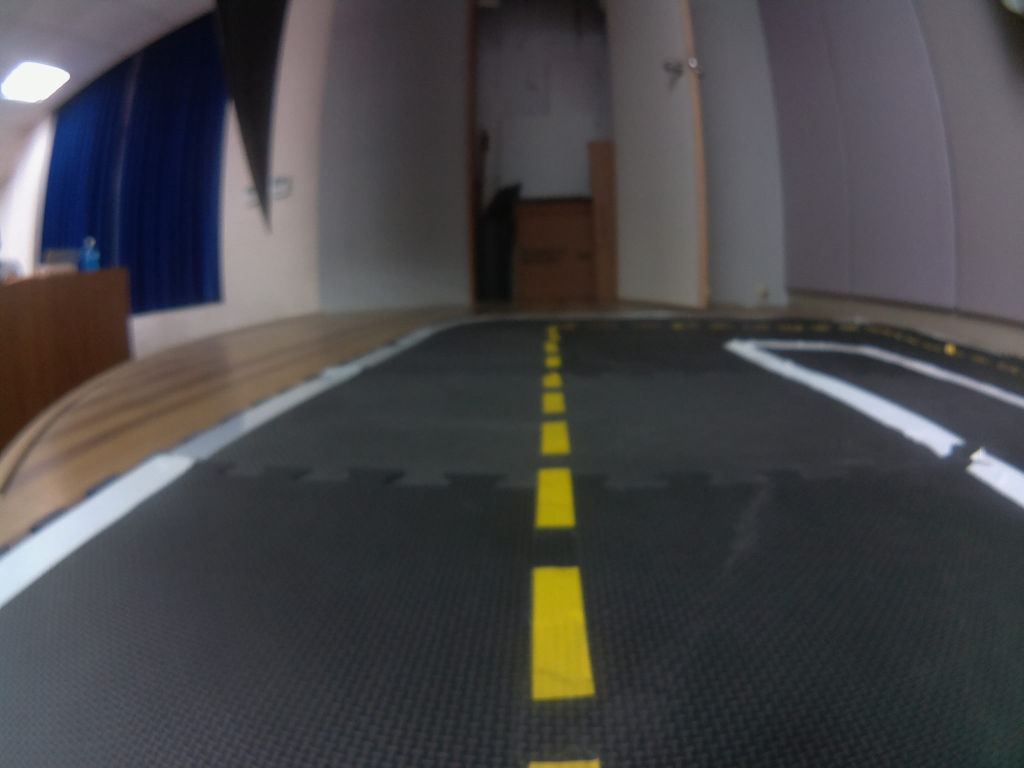
#> input picture tutorials/python/csp2016/hw1/0310794/0310794.jpg, 2048 x 1536 px (shown at 1/2 size)
$ jupyter execute assignment1_0310794.ipynb   (Python 2 division)
#> lines starting #> are read from the running program, lines starting #| are printed output that depends on the picture; after the words box and inside, x2 and y2 are one past the last pixel; in counts of white or black regions, pixels touching at a corner belong together; long printed decimals are rounded
# Create Software Project - Take Home Midterm Exam/Assignment

* Objective: this jupyter notebook is intended to evaluate how the students understand the Duckietown repo

Prof. Nick Wang, 2016/11/7

## Instructions:
1. $ cp assignment1.ipynb assignment1-XXXXXXX.ipynb (XXXXXXX is your name) You also need to add your name, setup, and state the contributions in the setup and contributions section.
2. You can already see the desired outputs of each cell, and you need to find the relevant code in the Duckietown repo and reproduce the results.
3. Each student needs to submit one to your mentor, via email. Please do not commit your ipynb to repo. Please do not modify assignment1.ipynb.

## Steup and Conributions:

This work is done by: YOUR NAME.

You need to state your contribution here. What's your working environment (e.g., VirtualBox XXX version on Window XX). If you get some help from your TA or classmates, you need to describe here.

# Line Detector

### 1.Load the image and resize

[cell 1]
import cv2
import numpy as np
from matplotlib import pyplot as plt

#Use your own image
img = cv2.imread("0310794.jpg")
#> img is the input picture: shape (1536, 2048, 3); mean B, G, R 72.2, 69.9, 71.2

image_cv = cv2.resize(img, (160, 120),interpolation=cv2.INTER_NEAREST)

dst1 = cv2.cvtColor(img,cv2.COLOR_BGR2RGB)
plt.subplot(121),plt.imshow(dst1,cmap = 'brg')
plt.title('Original Image'), plt.xticks([]), plt.yticks([])

dst2 = cv2.cvtColor(image_cv,cv2.COLOR_BGR2RGB)
plt.subplot(122),plt.imshow(dst2,cmap = 'brg')
plt.title('Resized Image'), plt.xticks([]), plt.yticks([])

plt.show()

### 2.Find the edge (15%)

[cell 2]
'''
#You should find the config file 'universal.yaml'
#You code this
gray = ???
edges = ???
'''
edges = cv2.Canny(dst2,100,200,apertureSize = 3)
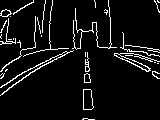
#> edges: shape (120, 160); 6.8% white in thin lines or dots
plt.imshow(edges,cmap = 'gray')
plt.title('Edge Image'), plt.xticks([]), plt.yticks([])
plt.show()

### 3-1.Setup HSV space threshold (15%)

[cell 3]
'''
#You should find the config file 'universal.yaml'
hsv_white1 = ???
hsv_white2 = ???
hsv_yellow1 = ???
hsv_yellow2 = ???
hsv_red1 = ???
hsv_red2 = ???
hsv_red3 = ???
hsv_red4 = ???
'''

dilation_kernel_size= 3
canny_thresholds= [60,150]
hough_threshold= 20
hough_min_line_length= 3
hough_max_line_gap=    1

hsv_white1=  np.array([0,0,150])
hsv_white2=  np.array([180,100,255])
hsv_yellow1= np.array([25,50,50])
hsv_yellow2= np.array([45,255,255])
hsv_red1=    np.array([0,100,100])
hsv_red2=    np.array([15,255,255])
hsv_red3=    np.array([165,100,100])
hsv_red4=    np.array([180,255,255])

### 3-2.Threshold colors in HSV space (15%)

[cell 4]
'''
#change color space to HSV
hsv = ???

find the color
white = ???
kernel = ???
white = ???

yellow = ???
kernel = ???
yellow = ???

red1 = ???
red2 = ???
red = ???
kernel = ???
red = ???
'''

hsv =  cv2.cvtColor(image_cv, cv2.COLOR_BGR2HSV)
#> hsv: shape (120, 160, 3); mean H, S, V 97.1, 46.2, 78.5

white = cv2.inRange(hsv, hsv_white1, hsv_white2)
#> white: shape (120, 160); 5.7% white; 15 white regions (7 under 20 px), largest, box (x1, y1, x2, y2) and area: (21, 20, 49, 54) 299, (0, 8, 12, 44) 281, (0, 60, 50, 96) 234

yellow = cv2.inRange(hsv, hsv_yellow1, hsv_yellow2)
#> yellow: shape (120, 160); 1.9% white; 8 white regions (5 under 20 px), largest, box (x1, y1, x2, y2) and area: (83, 89, 94, 111) 210, (85, 51, 90, 72) 72, (84, 73, 91, 84) 66

red1 = cv2.inRange(hsv, hsv_red1, hsv_red2)
#> red1: shape (120, 160); 0.35% white in thin lines or dots, all inside (x1, y1, x2, y2) = (3, 43, 111, 75)
red2 = cv2.inRange(hsv, hsv_red3, hsv_red4)
#> red2: shape (120, 160); every value is 0
red = cv2.bitwise_or(red1, red2)

# Uncomment '#' to plot with color
x = cv2.cvtColor(yellow, cv2.COLOR_GRAY2BGR)
x[:,:,2] *= 1
x[:,:,1] *= 1
x[:,:,0] *= 0
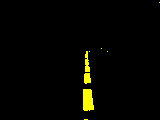
#> x: shape (120, 160, 3); mean B, G, R 0, 4.7, 4.7
x = cv2.cvtColor(x, cv2.COLOR_BGR2RGB)

y = cv2.cvtColor(red, cv2.COLOR_GRAY2BGR)
y[:,:,2] *= 1
y[:,:,1] *= 0
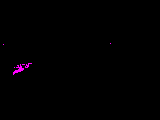
#> y: shape (120, 160, 3); mean B, G, R 0.9, 0, 0.9
y[:,:,0] *= 0
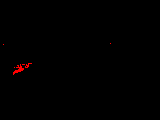
#> y: shape (120, 160, 3); 0.35% of pixels changed, all inside (x1, y1, x2, y2) = (3, 43, 111, 75)
y = cv2.cvtColor(y, cv2.COLOR_BGR2RGB)

plt.subplot(131),plt.imshow(white,cmap = 'gray')
plt.title('White'), plt.xticks([]), plt.yticks([])

plt.subplot(132),plt.imshow(x,cmap = 'gray')
#plt.subplot(132),plt.imshow(x,cmap = 'brg')
plt.title('Yellow'), plt.xticks([]), plt.yticks([])

plt.subplot(133),plt.imshow(y,cmap = 'gray')
#plt.subplot(133),plt.imshow(y,cmap = 'brg')
plt.title('Red'), plt.xticks([]), plt.yticks([])

plt.show()

### 4.Combine Edge and Colors (15%)

[cell 5]
'''
edge_color_white = ???
edge_color_yellow = ???
edge_color_red = ???
'''
edge_color_white = cv2.bitwise_and(white, edges)
#> edge_color_white: shape (120, 160); 1% white in thin lines or dots, all inside (x1, y1, x2, y2) = (0, 9, 160, 96)
edge_color_yellow = cv2.bitwise_and(yellow, edges)
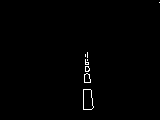
#> edge_color_yellow: shape (120, 160); 0.65% white in thin lines or dots, all inside (x1, y1, x2, y2) = (83, 2, 160, 110)
edge_color_red = cv2.bitwise_and(red, edges)
plt.imshow(edge_color_yellow,cmap = 'gray')
plt.title('Edge Color Y'), plt.xticks([]), plt.yticks([])
plt.subplot(131),plt.imshow(edge_color_white,cmap = 'gray')
plt.title('Edge Color W'), plt.xticks([]), plt.yticks([])
plt.subplot(132),plt.imshow(edge_color_yellow,cmap = 'gray')
plt.title('Edge Color Y'), plt.xticks([]), plt.yticks([])
plt.subplot(133),plt.imshow(edge_color_red,cmap = 'gray')
plt.title('Edge Color R'), plt.xticks([]), plt.yticks([])

plt.show()

### 5-1.Find the lines (15%)

[cell 6]
'''
#default threshold 20-> 10
lines_white = ???
lines_yellow = ???
lines_red = ???
'''
lines_yellow = cv2.HoughLinesP(edge_color_yellow, 1, np.pi/180, hough_threshold, np.empty(1), hough_min_line_length, hough_max_line_gap)
#> lines_yellow = [[89, 74, 90, 82], [85, 71, 85, 59], [92, 98, 92, 102], [84, 82, 84, 74], [91, 90, 91, 97], [83, 109, 83, 89]]
lines_white = cv2.HoughLinesP(edge_color_white, 1, np.pi/180, hough_threshold, np.empty(1), hough_min_line_length, hough_max_line_gap)
#> lines_white = [[29, 73, 32, 71], [7, 89, 19, 80], [0, 87, 16, 77], [127, 60, 133, 63], [152, 74, 159, 78]]
lines_red = cv2.HoughLinesP(edge_color_red, 1, np.pi/180, hough_threshold, np.empty(1), hough_min_line_length, hough_max_line_gap)
#> lines_red = None
color = "yellow"
lines = lines_yellow
#> lines has the same summary as lines_yellow
bw = yellow

if lines is not None:
    lines = np.array(lines[0])
#> lines = [[89, 74, 90, 82]]
    print "found lines"

else:
    lines = []
    print "no lines"

### Show the lines (yellow)

[cell 7]
image_with_lines = np.copy(dst2)
if len(lines)>0:
    for x1,y1,x2,y2 in lines:
        cv2.line(image_with_lines, (x1,y1), (x2,y2), (0,0,255), 2)
        cv2.circle(image_with_lines, (x1,y1), 2, (0,255,0))
        cv2.circle(image_with_lines, (x2,y2), 2, (255,0,0))
#> this loop made 1 pass
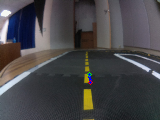
#> image_with_lines: shape (120, 160, 3); mean R, G, B 71.3, 70, 72.6

plt.imshow(image_with_lines,cmap = 'brg')
plt.title('Line Image'), plt.xticks([]), plt.yticks([])
plt.show()

### 6-1.Normals (15%)

[cell 8]
arr_cutoff = np.array((0, 40, 0, 40))
arr_ratio = np.array((1./160, 1./120, 1./160, 1./120))

normals = []
centers = []
if len(lines)>0:

    #find the normalized coordinates
    lines_normalized = ((lines + arr_cutoff) * arr_ratio)
#> lines_normalized = [[0.556, 0.95, 0.562, 1.02]]
'''
    #find the dx dy
    length = ???
    dx = ???
    dy = ???

    #find the center point
    centers = ???
'''

length = np.sum((lines[:, 0:2] -lines[:, 2:4])**2, axis=1, keepdims=True)**0.5
#> length = [8.06]
dx = 1.* (lines[:,3:4]-lines[:,1:2])/length
#> dx = [0.992]
dy = 1.* (lines[:,0:1]-lines[:,2:3])/length
#> dy = [-0.124]

centers = np.hstack([(lines[:,0:1]+lines[:,2:3])/2, (lines[:,1:2]+lines[:,3:4])/2])
#> centers = [[89, 78]]

    #find the vectors' direction
x3 = (centers[:,0:1] - 3.*dx).astype('int')
#> x3 = [86]
x3[x3<0]=0
x3[x3>=160]=160-1

y3 = (centers[:,1:2] - 3.*dy).astype('int')
#> y3 = [78]
y3[y3<0]=0
y3[y3>=120]=120-1

x4 = (centers[:,0:1] + 3.*dx).astype('int')
#> x4 = [91]
x4[x4<0]=0
x4[x4>=160]=160-1

y4 = (centers[:,1:2] + 3.*dy).astype('int')
#> y4 = [77]
y4[y4<0]=0
y4[y4>=120]=120-1

'''
    #find the dx dy direction
    flag_signs = ???
    normals = np.hstack([dx, dy]) * flag_signs
'''

flag_signs = (np.logical_and(bw[y3,x3]>0, bw[y4,x4]==0)).astype('int')*2-1
#> flag_signs = [1]
normals = np.hstack([dx, dy]) * flag_signs
#> normals = [[0.992, -0.124]]

flag = ((lines[:,2]-lines[:,0])*normals[:,1] -(lines[:,3] - lines[:,1])*normals[:,0])>0
#> flag = [False]
for i in range(len(lines)):
    if flag[i]:
        x1,y1,x2,y2 = lines[i, :]
        lines[i, :] = [x2,y2,x1,y1]
#> this loop made 1 pass

### 6-2.Draw the Normals

[cell 9]
image_with_lines = np.copy(dst2)
if len(centers)>0:
    for x,y,dx,dy in np.hstack((centers,normals)):
        x3 = int(x - 2.*dx)
        y3 = int(y - 2.*dy)
        x4 = int(x + 2.*dx)
        y4 = int(y + 2.*dy)
        cv2.line(image_with_lines, (x3,y3), (x4,y4), (0,0,255), 1)
        cv2.circle(image_with_lines, (x3,y3), 1, (0,255,0))
        cv2.circle(image_with_lines, (x4,y4), 1, (255,0,0))
#> this loop made 1 pass
#> (x, y, dx, dy, x3, y3, x4, y4) on pass 1: (89, 78, 0.992, -0.124, 87, 78, 90, 77)
#> image_with_lines: shape (120, 160, 3); mean R, G, B 71.4, 70, 72.4

plt.subplot(121),plt.imshow(image_with_lines,cmap = 'brg')
plt.title('Line Normals'), plt.xticks([]), plt.yticks([])

image_with_lines = np.copy(dst2)
if len(lines)>0:
    for x1,y1,x2,y2 in lines:
        cv2.line(image_with_lines, (x1,y1), (x2,y2), (0,0,255), 2)
        cv2.circle(image_with_lines, (x1,y1), 2, (0,255,0))
        cv2.circle(image_with_lines, (x2,y2), 2, (255,0,0))

plt.subplot(122),plt.imshow(image_with_lines,cmap = 'brg')
plt.title('Line Image'), plt.xticks([]), plt.yticks([])
plt.show()

### 7-1.setup the segment class

[cell 10]
class Vector2D():
    def __init__(self):
        self.x = 0
        self.y = 0
class Segment():
    def __init__(self):
        self.color = ""
        self.pixels_normalized = np.array([Vector2D(),Vector2D()])
        self.normal = Vector2D()

### 7-2.Store in the SegmentList

[cell 11]
segmentMsgList = []

for x1,y1,x2,y2,norm_x,norm_y in np.hstack((lines_normalized,normals)):
    segment = Segment()
    segment.color = color
    segment.pixels_normalized[0].x = x1
    segment.pixels_normalized[0].y = y1
    segment.pixels_normalized[1].x = x2
    segment.pixels_normalized[1].y = y2
    segment.normal.x = norm_x
    segment.normal.y = norm_y

    segmentMsgList.append(segment)
#> this loop made 1 pass
#> (x1, y1, x2, y2, norm_x, norm_y) on pass 1: (0.556, 0.95, 0.562, 1.02, 0.992, -0.124)
#> after the loop, segmentMsgList = 1 item

#print segmentMsgList[2].pixels_normalized[1].x

### 7.3 Print the SegmentList

[cell 12]
for i in segmentMsgList:
    print (i.pixels_normalized[0].x,i.pixels_normalized[0].y),(i.pixels_normalized[1].x,i.pixels_normalized[1].y)

# Ground Projection

[cell 13]
lines_normalized, normals


print lines_normalized[0,1],normals[0]
#| 0.95 [ 0.9923 -0.124]

### camera parameters

[cell 14]
import cv2
import numpy as np
matrix = np.array([[298.2684608565921, 0.0, 327.6311431670993], [0.0, 302.7034478258418, 243.41952707231314],
    [0.0, 0.0, 1.0]])
coeffs = np.array([-0.26386479236293314, 0.050681950373890505, 0.0009769006714801175, -0.0006826771791989276,
    0.0])

#Use your own homography & intrinsic camera_matrix and dist_coeffs
homography = np.array([[-4.552065e-05, -0.0001983834, -0.1094288], [0.0007221125, -6.461994e-06, -0.2395964], [-0.0001417842, -0.00527918, 1]]
)
#matrix = np.array([[316.52597444317314, 0.0, 320.9948809392584], [0.0, 321.2731572848207, 205.92052874401818],
#    [0.0, 0.0, 1.0]])
#coeffs = np.array([-0.2601671987836283, 0.04662981063335094, 0.005020360395041378, 0.0029019828987683857,
#    0.0])

[cell 15]
pt_img = np.array([[0.5*640],[0.7*480],[1.]])
#print pt_img
G = np.dot(homography,pt_img)
G/=G[2]
print G

pt_img = np.array([[[0.5*640,0.7*480]]])

xy_undistorted = cv2.undistortPoints(pt_img, matrix, coeffs,R=None, P=matrix)
#> xy_undistorted = [[319.8, 338.3]]
pt_img = np.array([[xy_undistorted[0][0][0]],[xy_undistorted[0][0][1]],[1.]])
#> pt_img = [319.8, 338.3, 1]
#print xy_undistorted
G_rect = np.dot(homography,pt_img)
#> G_rect = [-0.191, -0.0108, -0.832]
G_rect/=G_rect[2]
#> G_rect = [0.23, 0.013, 1]
print G_rect
#| [[0.2298]
#|  [0.01303]
#|  [1.        ]]

### Rectify the image (15%)

[cell 16]
from matplotlib import pyplot as plt
#Use your own image
origin = cv2.imread("0310794.jpg")

'''
#rectfy the image by opencv 'undistort'
rec_img = ???
'''

rec_img = cv2.resize(origin, (640, 480))
rec_img = cv2.undistort(rec_img, matrix, coeffs)
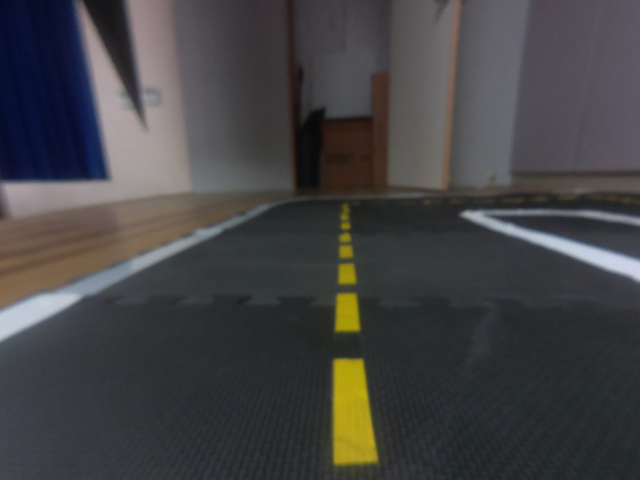
#> rec_img: shape (480, 640, 3); mean B, G, R 68.8, 67.3, 68.3


origin = cv2.cvtColor(origin,cv2.COLOR_BGR2RGB)
plt.subplot(121),plt.imshow(origin,cmap = 'brg')
plt.title('Original Image'), plt.xticks([]), plt.yticks([])

rec_img = cv2.cvtColor(rec_img,cv2.COLOR_BGR2RGB)
plt.subplot(122),plt.imshow(rec_img,cmap = 'brg')
plt.title('Rectified Image'), plt.xticks([]), plt.yticks([])

plt.show()

# Duckietown Lane Filter

up/down arrow keys to move, enter to edit

Esc to exit edit mode

Shift + enter to run code

1/2/3... to add comment

dd to delete cell

press h for more shortcuts

[cell 17]
import numpy as np
from scipy.stats import multivariate_normal, entropy
from scipy.ndimage.filters import gaussian_filter
from math import floor, atan2, pi, cos, sin, sqrt
import time
from matplotlib import pyplot as plt

## Environment Setup

[cell 18]
# constant
WHITE = 0
YELLOW = 1
RED = 2

lanewidth = 0.4
linewidth_white = 0.04
linewidth_yellow = 0.02

## Generate Vote (Extra Credit 10% for generating multiple votes from all detected segments)

#### Setup a line segment
* left edge of white lane
* right edge of white lane
* left edge of yellow lane
* right edge of white lane

[cell 19]
# right edge of white lane
p1 = np.array([0.8, 0.24])
p2 = np.array([0.4, 0.24])
#p1 = np.array([lines_normalized[0][0],lines_normalized[0][1]])
#p2 = np.array([lines_normalized[0][2],lines_normalized[0][3]])
seg_color = YELLOW

# left edge of white lane
#p1 = np.array([0.4, 0.2])
#p2 = np.array([0.8, 0.2])
#seg_color = WHITE

plt.plot([p1[0], p2[0]], [p1[1], p2[1]], 'ro')
plt.plot([p1[0], p2[0]], [p1[1], p2[1]])
plt.ylabel('y')
plt.xlabel('x')
plt.axis([0, 5, 0, 5])
plt.show()
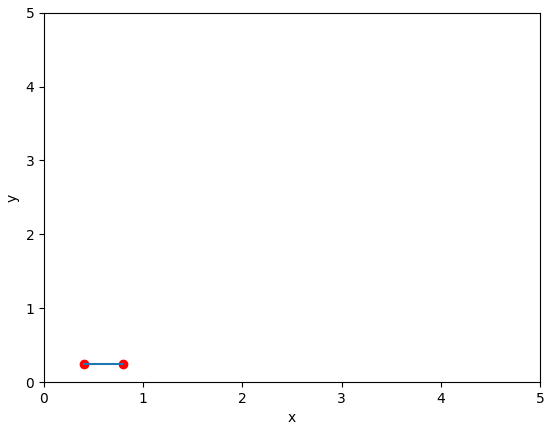
#> figure drawn by matplotlib, 1 panel

#### compute d_i, phi_i, l_i

[cell 20]
t_hat = (p2-p1)/np.linalg.norm(p2-p1)
n_hat = np.array([-t_hat[1],t_hat[0]])
d1 = np.inner(n_hat,p1)
d2 = np.inner(n_hat,p2)
l1 = np.inner(t_hat,p1)
l2 = np.inner(t_hat,p2)

print (d1, d2, l1, l2)

if (l1 < 0):
    l1 = -l1;
if (l2 < 0):
    l2 = -l2;
l_i = (l1+l2)/2
d_i = (d1+d2)/2
phi_i = np.arcsin(t_hat[1])
if seg_color == WHITE: # right lane is white
    if(p1[0] > p2[0]): # right edge of white lane
        d_i = d_i - linewidth_white
        print ('right edge of white lane')
    else: # left edge of white lane
        d_i = - d_i
        phi_i = -phi_i
        print ('left edge of white lane')
    d_i = d_i - lanewidth/2

elif seg_color == YELLOW: # left lane is yellow
    if (p2[0] > p1[0]): # left edge of yellow lane
        d_i = d_i - linewidth_yellow
        phi_i = -phi_i
        print ('right edge of yellow lane')
    else: # right edge of white lane
        d_i = -d_i
        print ('right edge of yellow lane')
    d_i =  lanewidth/2 - d_i


print (d_i, phi_i, l_i)

### Measurement Likelihood

[cell 21]
# initialize measurement likelihood

d_min = -0.7
d_max = 0.5
delta_d = 0.02
phi_min = -pi/2
phi_max = pi/2
delta_phi = 0.02
d, phi = np.mgrid[d_min:d_max:delta_d, phi_min:phi_max:delta_phi]

measurement_likelihood = np.zeros(d.shape)

fig = plt.figure()
ax = fig.add_subplot(111)
cax = ax.matshow(measurement_likelihood, interpolation='nearest')
fig.colorbar(cax)
plt.ylabel('phi')
plt.xlabel('d')
#ax.set_xticklabels(['']+alpha)
#ax.set_yticklabels(['']+alpha)
plt.show()
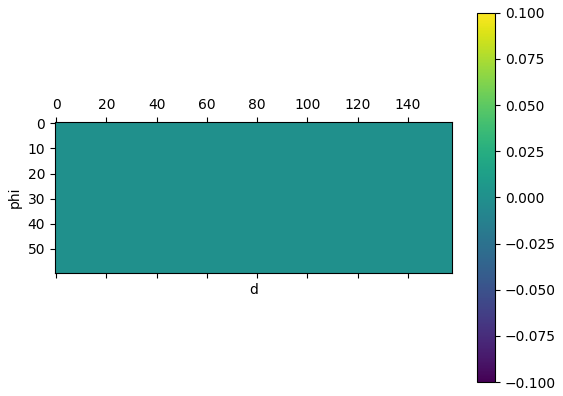
#> figure drawn by matplotlib, 2 panels

[cell 22]
i = floor((d_i - d_min)/delta_d)
j = floor((phi_i - phi_min)/delta_phi)
measurement_likelihood[i,j] = measurement_likelihood[i,j] +  1/(l_i)

print (i, j)

fig = plt.figure()
ax = fig.add_subplot(111)
cax = ax.matshow(measurement_likelihood, interpolation='nearest')
fig.colorbar(cax)
plt.ylabel('phi')
plt.xlabel('d')
#ax.set_xticklabels(['']+alpha)
#ax.set_yticklabels(['']+alpha)
plt.show()
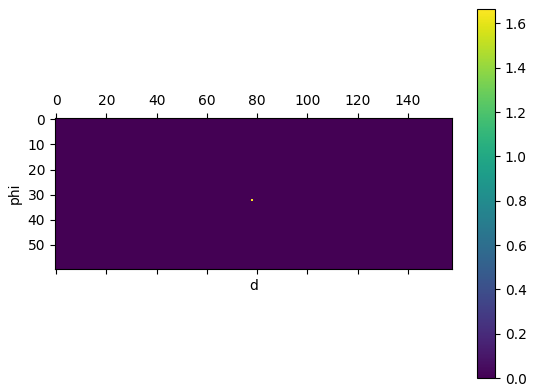
#> figure drawn by matplotlib, 2 panels
